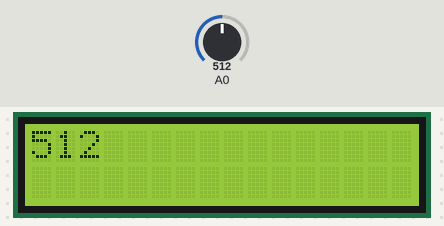
Bench run of a sketch on a simulated Arduino Uno, built with avr-gcc and run on an emulated ATmega328P. Shown: 16×2 character LCD. The test bench sets the inputs (shaded band); at power-on: A0 = 512.

Above: at 1.2 s.
1.3 s: A0 set to 716
At 1.7 s:
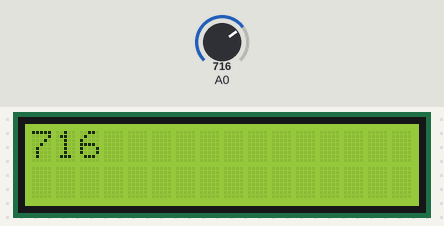
2.8 s: A0 set to 900
At 4.0 s:
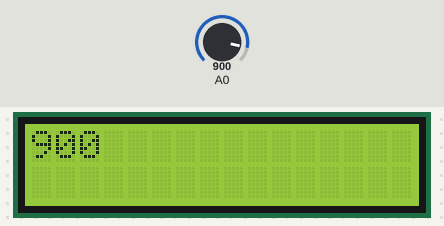
4.3 s: A0 set to 1023
At 5.3 s:
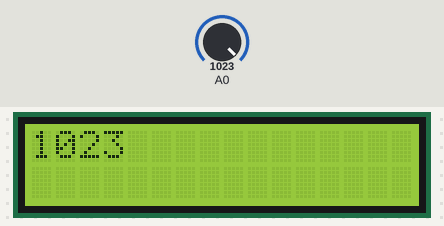
Timing chart, 0 to 7.3 s (numbered marks = the images above; inputs shaded):
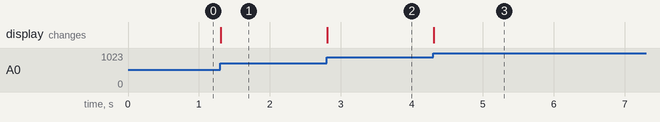

The sketch:

sketch_feb12a.ino
```cpp
#include "LiquidCrystal_I2C.h"
#include "Wire.h"

LiquidCrystal_I2C lcd(0x27, 16, 2);

void setup() {

  lcd.init();
  lcd.backlight();
}

void loop() {
  lcd.setCursor(0, 0);
  lcd.print(analogRead(A0));
}
```

Measured:
- after the input at 1.3 s, the display: changes at once (image 1)
- after the input at 2.8 s, the display: changes at once (image 2)
- after the input at 4.3 s, the display: changes at once (image 3)
